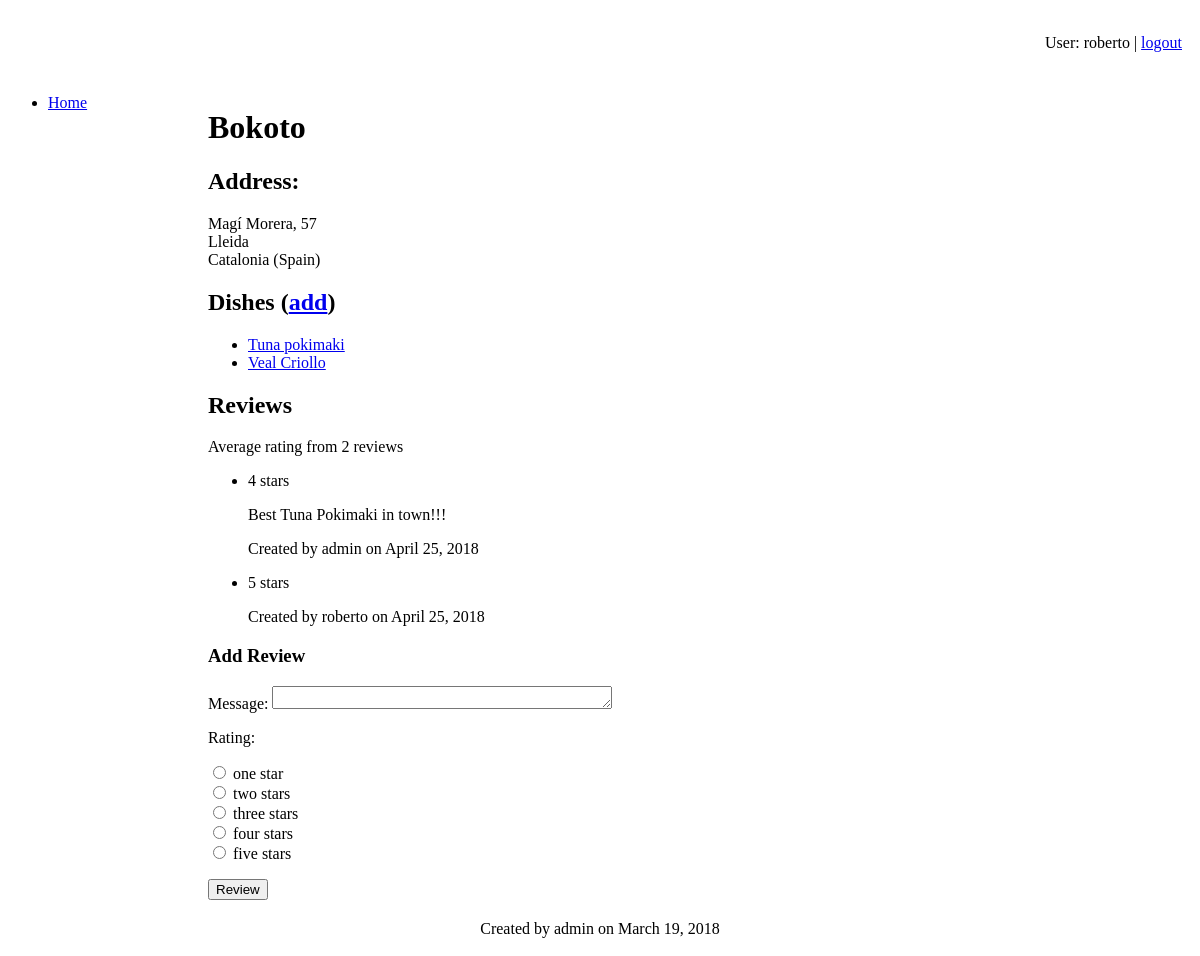
The page /myrestaurants/restaurants/1 (signed in) on the database its author committed.
### myrestaurants/models.py (models this page shows, shortened)
class Restaurant(models.Model):
    name = models.CharField(max_length=120)
    street = models.CharField(max_length=120, blank=True, null=True)
    number = models.IntegerField(blank=True, null=True)
    city = models.CharField(max_length=120, blank=True, null=True)
    zipCode = models.CharField(max_length=120, blank=True, null=True)
    stateOrProvince = models.CharField(max_length=120, blank=True, null=True)
    country = models.CharField(max_length=120, blank=True, null=True)
    telephone = models.CharField(max_length=120, blank=True, null=True)
    url = models.URLField(blank=True, null=True)
    user = models.ForeignKey(User, default=1, on_delete=models.CASCADE)
    date = models.DateField(default=date.today)

class Dish(models.Model):
    name = models.CharField(max_length=120)
    description = models.TextField(blank=True, null=True)
    price = models.DecimalField('Euro amount', max_digits=8, decimal_places=2, blank=True, null=True)
    user = models.ForeignKey(User, default=1, on_delete=models.CASCADE)
    date = models.DateField(default=date.today)
    image = models.ImageField(upload_to="myrestaurants", blank=True, null=True)
    restaurant = models.ForeignKey(Restaurant, null=True, related_name='dishes', on_delete=models.CASCADE)

class Review(models.Model):
    RATING_CHOICES = ((1, 'one'), (2, 'two'), (3, 'three'), (4, 'four'), (5, 'five'))
    rating = models.PositiveSmallIntegerField('Rating (stars)', blank=False, default=3, choices=RATING_CHOICES)
    comment = models.TextField(blank=True, null=True)
    user = models.ForeignKey(User, default=1, on_delete=models.CASCADE)
    date = models.DateField(default=date.today)
    class Meta:
        abstract = True

class RestaurantReview(Review):
    restaurant = models.ForeignKey(Restaurant, on_delete=models.CASCADE)

### myrestaurants/views.py (the view)
class RestaurantDetail(DetailView):
    model = Restaurant
    template_name = 'myrestaurants/restaurant_detail.html'
    def get_context_data(self, **kwargs):
        context = super(RestaurantDetail, self).get_context_data(**kwargs)
        context['RATING_CHOICES'] = RestaurantReview.RATING_CHOICES
        return context

### myrestaurants/templates/myrestaurants/restaurant_detail.html (shortened to what this page needs)
{% extends "myrestaurants/base.html" %}
{% block content %}
<span vocab="http://schema.org/" typeof="Restaurant">
<h1>
    <span property="name">{{ restaurant.name }}</span>
</h1>
<h2>Address:</h2>
<p>
    {{ restaurant.street }}, {{ restaurant.number }} <br/>
    {{ restaurant.zipcode }} {{ restaurant.city }} <br/>
    {{ restaurant.stateOrProvince }} ({{ restaurant.country }})
</p>
<h2>
    Dishes
    {% if user.is_authenticated %}
        (<a href="{% url 'myrestaurants:dish_create' restaurant.id %}">add</a>)
    {% endif %}
</h2>
<ul>
    {% for dish in restaurant.dishes.all %}
        <li><a href="{% url 'myrestaurants:dish_detail' restaurant.id dish.id %}">
            {{ dish.name }}</a></li>
    {% empty %}<li>Sorry, no dishes for this restaurant yet.</li>
    {% endfor %}
</ul>
<h2>Reviews</h2>
{% if restaurant.restaurantreview_set.all|length > 0 %}
<span rel="aggregateRating">
    <p typeof="AggregateRating">
        Average rating
        {% with restaurant.restaurantreview_set.all|length as reviewCount %}
        from <span property="reviewCount">{{ reviewCount }}</span> review{{ reviewCount|pluralize }}
        {% endwith %}
    </p>
</span>
<ul rel="review">
    {% for review in restaurant.restaurantreview_set.all %}
        <li typeof="Review">
            <p rel="reviewRating" typeof="Rating">
                <span property="ratingValue">{{ review.rating }}</span> star{{ review.rating|pluralize }}
            </p>
            <p property="description">{% if review.comment %}{{ review.comment }}{% endif %}</p>
            <p>Created by <span property="author">{{ review.user }}</span> on
                <span property="datePublished" content="{{ review.date|date:'Y-m-d' }}">{{ review.date }}</span></p>
        </li>
    {% endfor %}
</ul>
{% endif %}
</span>
<h3>Add Review</h3>
<form action="{% url 'myrestaurants:review_create' restaurant.id %}" method="post">
    Message: <textarea name="comment" id="comment" rows="4"></textarea>
    <p>Rating:</p>
    <p>{% for rate in RATING_CHOICES %}
    <input type="radio" name="rating" id="rating{{ forloop.counter }}" value="{{ rate.0 }}" />
    <label for="choice{{ forloop.counter }}">{{ rate.1 }} star{{ rate.0|pluralize }}</label>
    <br/>{% endfor %}
    </p>
    <input type="submit" value="Review" />
</form>
{% endblock %}
{% block footer %}
    Created by {{ restaurant.user }} on {{ restaurant.date }}
{% endblock %}

### myrestaurants/templates/myrestaurants/base.html (shortened to what this page needs)
{% load staticfiles %}
<!DOCTYPE html>
<html lang="en">
<head>
    <link rel="stylesheet" href="https://code.jquery.com/ui/1.11.4/themes/smoothness/jquery-ui.css" />
    <link rel="stylesheet" href="{% static "style/base.css" %}" />
</head>
<body>
<div id="header">
    {% block header %}
        {% if user.is_authenticated %}
            <p>User: {{ user.username }} | <a href="{% url 'logout' %}?next={{request.path}}">logout</a></p>
        {% else %}
            <p><a href="{% url 'login' %}?next={{request.path}}">login</a></p>
        {% endif %}
    {% endblock %}
</div>
<div id="sidebar">
    {% block sidebar %}
        <ul>
            <li><a href="/myrestaurants/">Home</a></li>
        </ul>
    {% endblock %}
</div>
<div id="content">
    {% block content %}{% endblock %}
</div>
<div id="footer">
    {% block footer %}{% endblock %}
</div>
</body>
</html>

### myrestaurants/static/style/base.css (style rules this page uses)
#header { margin: 0; padding: 10px; text-align: right; }
#content { margin-left: 190px; padding: 10px; }
#sidebar { float: left; width: 190px; }
#footer { margin: 0; padding: 10px; text-align: center; }
textarea, input[type=number], input[type=url] { height: 1.25em; width: 25em; }

### rows shown on the page
Restaurant: name "Bokoto", street "Magí Morera", number "57", city "Lleida", stateOrProvince "Catalonia", country "Spain", user "admin", date "March 19, 2018"
Dish: name "Tuna pokimaki"
Dish: name "Veal Criollo"
RestaurantReview: rating "4", comment "Best Tuna Pokimaki in town!!!", user "admin", date "April 25, 2018"
RestaurantReview: rating "5", user "roberto", date "April 25, 2018"

### other values the page prints
{{ user.username }} "roberto"
{{ reviewCount }} "2"
{{ rate.1 }} "one" "two" "three" "four" "five"
